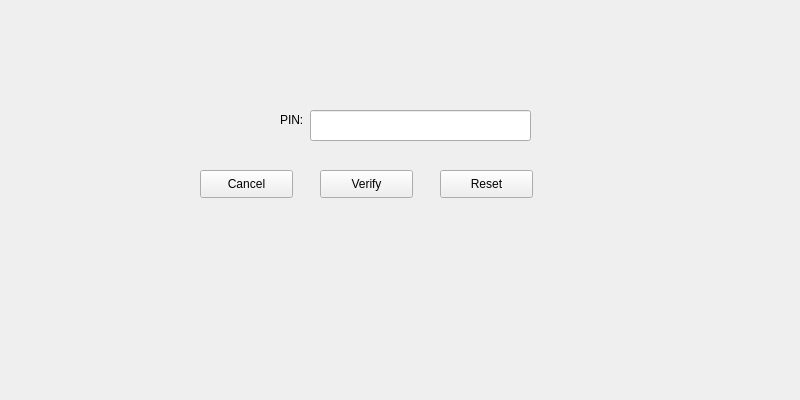
<?xml version="1.0" encoding="UTF-8"?>
<ui version="4.0">
 <class>PinVerificationWidget</class>
 <widget class="QWidget" name="PinVerificationWidget">
  <property name="geometry">
   <rect>
    <x>0</x>
    <y>0</y>
    <width>800</width>
    <height>400</height>
   </rect>
  </property>
  <property name="windowTitle">
   <string>Form</string>
  </property>
  <widget class="QLineEdit" name="pinLe">
   <property name="geometry">
    <rect>
     <x>310</x>
     <y>110</y>
     <width>221</width>
     <height>31</height>
    </rect>
   </property>
  </widget>
  <widget class="QLabel" name="label">
   <property name="geometry">
    <rect>
     <x>280</x>
     <y>90</y>
     <width>41</width>
     <height>61</height>
    </rect>
   </property>
   <property name="text">
    <string>PIN:</string>
   </property>
   <property name="textFormat">
    <enum>Qt::RichText</enum>
   </property>
  </widget>
  <widget class="QPushButton" name="verifyBut">
   <property name="geometry">
    <rect>
     <x>320</x>
     <y>170</y>
     <width>93</width>
     <height>28</height>
    </rect>
   </property>
   <property name="text">
    <string>Verify</string>
   </property>
  </widget>
  <widget class="QPushButton" name="resetBut">
   <property name="geometry">
    <rect>
     <x>440</x>
     <y>170</y>
     <width>93</width>
     <height>28</height>
    </rect>
   </property>
   <property name="text">
    <string>Reset</string>
   </property>
  </widget>
  <widget class="QPushButton" name="cancelBut">
   <property name="geometry">
    <rect>
     <x>200</x>
     <y>170</y>
     <width>93</width>
     <height>28</height>
    </rect>
   </property>
   <property name="text">
    <string>Cancel</string>
   </property>
  </widget>
 </widget>
 <resources/>
 <connections>
  <connection>
   <sender>resetBut</sender>
   <signal>clicked()</signal>
   <receiver>pinLe</receiver>
   <slot>clear()</slot>
   <hints>
    <hint type="sourcelabel">
     <x>500</x>
     <y>181</y>
    </hint>
    <hint type="destinationlabel">
     <x>497</x>
     <y>130</y>
    </hint>
   </hints>
  </connection>
 </connections>
</ui>
